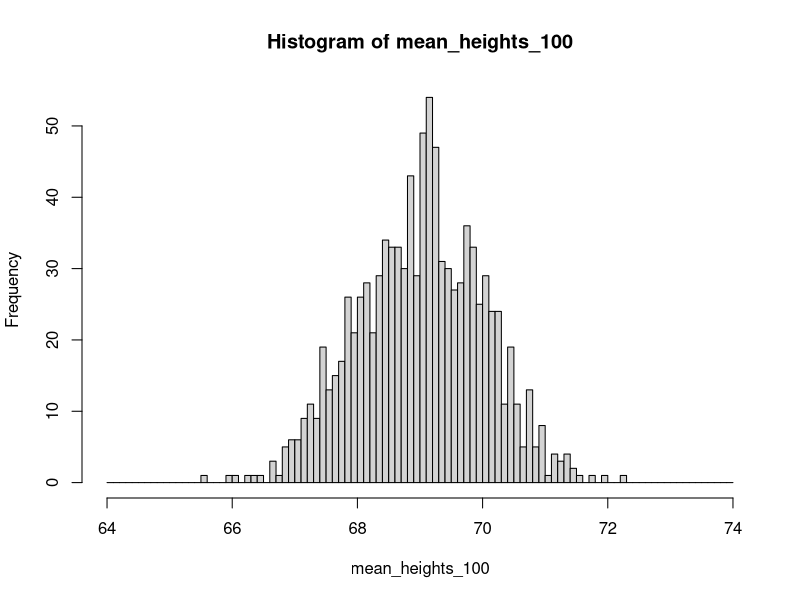
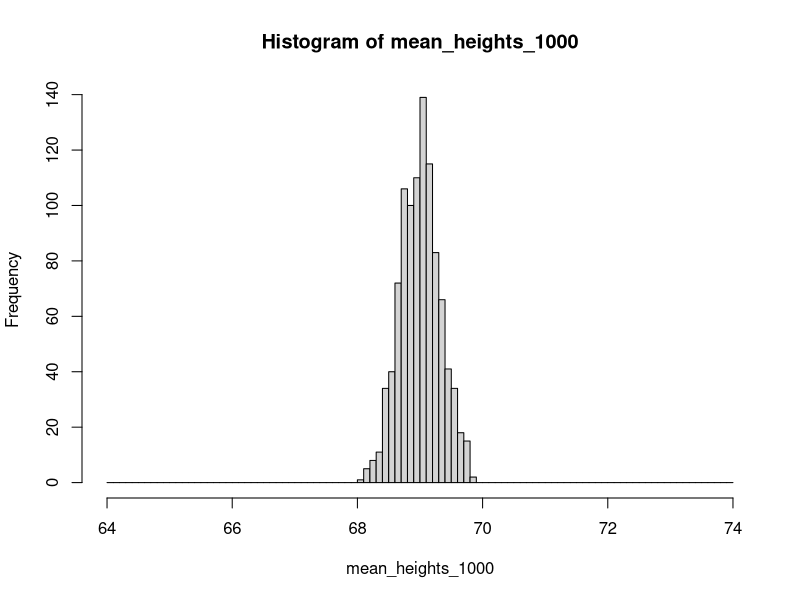
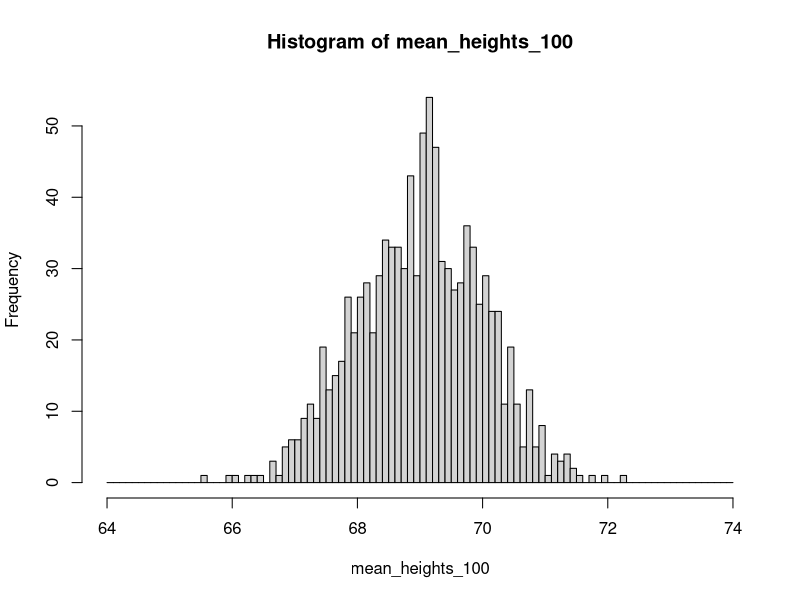
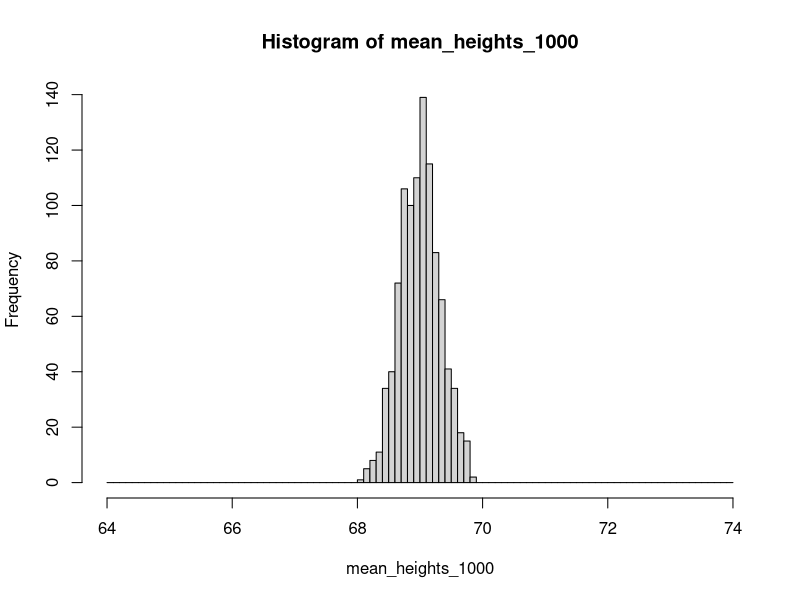
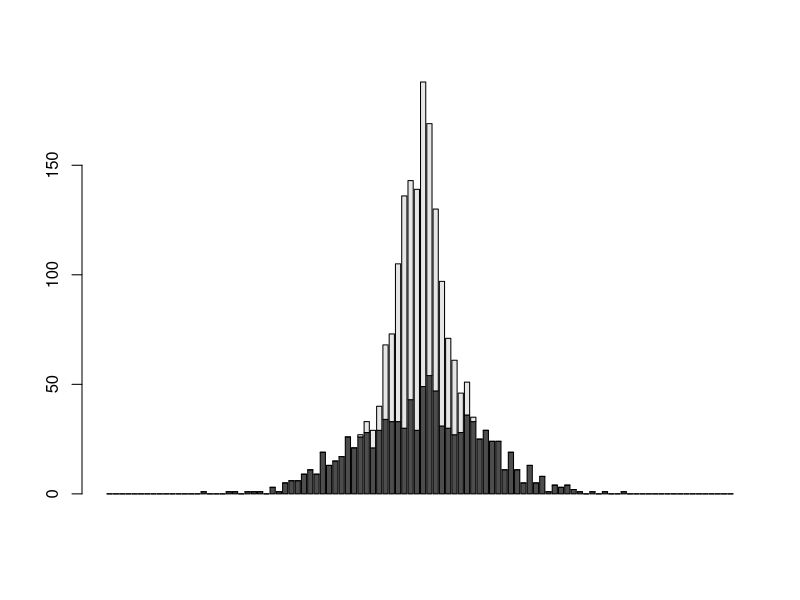

Write R code to recreate these figures, in order.
#Plotting Exercise 1

#1
get_height <- function(n) {
  heights <- rnorm(n, 69, 10)
  return(heights)
}

heights <- get_height(100)

#2
get_height <- function(n) {
  heights <- rnorm(n, 69, 10)
  mean(heights)
}

#3
get_height <- function(n) {
  heights <- rnorm(n, 69, 10)
  return(mean(heights))
}

#4
mean_heights_100 <- numeric(length = 1000)
for (i in 1:1000) {
  mean_heights_100[i] <- get_height(100)
}

#5
mean_heights_1000 <- numeric(length = 1000)
for (i in 1:1000) {
  mean_heights_1000[i] <-get_height(1000)
}

#6
bins <- seq(64, 74, .1)
hist(mean_heights_100, breaks = bins)$breaks
hist(mean_heights_1000, breaks = bins)$breaks
hundred_mean <- hist(mean_heights_100, breaks = bins)$counts
thousand_mean <- hist(mean_heights_1000, breaks = bins)$counts

barplot(rbind(hundred_mean, thousand_mean))
#NEED TO COLOR AND STUFF
min(mean_heights_100)
max(mean_heights_100)
